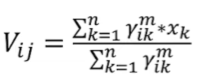
#> input picture Machine Learning/Clustering/Partitioning-based/Fuzzy C-Means (FCM)/images/centroid.png, 202 x 81 px, found by its file name
$ jupyter execute 'nearest centroid neighbor.ipynb'
#> lines starting #> are read from the running program, lines starting #| are printed output that depends on the picture
1. [Nearest Centroid Neighbor](#nearest-centroid-neighbor)

#### Nearest Centroid Neighbor:
- used to perform ```only classification``` problem
- it very similar to regular KNN algorithm
- it does not work on K or R value. Instead, a ```centroid``` is calculated for each class based on their data points
- a ```new test/query point``` is classified based on the ```nearest``` centroid of a class from the query point

[cell 1]
from PIL import Image
from IPython.display import display

img = Image.open('images/centroid.png')
#> img is the input picture: PIL image 202x81 RGBA; mean R, G, B, A 235.3, 235.3, 235.3, 255
new_image = img.resize((400, 330))
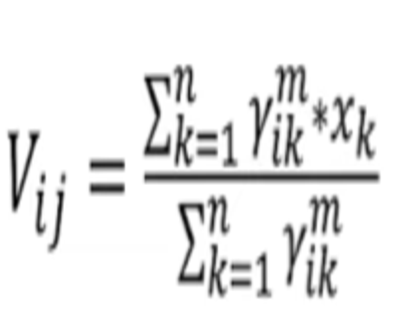
#> new_image: PIL image 400x330 RGBA; mean R, G, B, A 235.2, 235.2, 235.2, 255
display(new_image)
